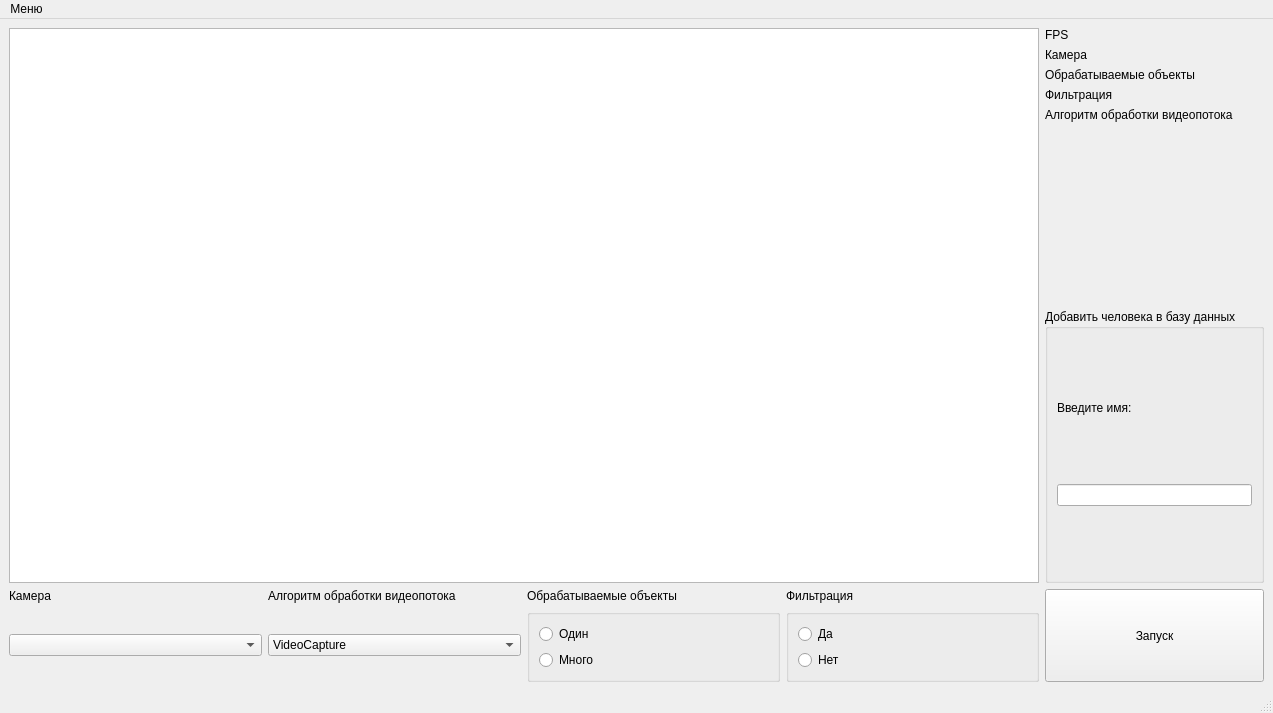
<?xml version="1.0" encoding="UTF-8"?>
<ui version="4.0">
 <class>MainWindow</class>
 <widget class="QMainWindow" name="MainWindow">
  <property name="geometry">
   <rect>
    <x>0</x>
    <y>0</y>
    <width>1273</width>
    <height>713</height>
   </rect>
  </property>
  <property name="windowTitle">
   <string>Face Detection/Recognize</string>
  </property>
  <widget class="QWidget" name="centralwidget">
   <layout class="QGridLayout" name="gridLayout">
    <item row="3" column="1">
     <layout class="QVBoxLayout" name="verticalLayout">
      <item>
       <widget class="QPushButton" name="ApplyButton">
        <property name="sizePolicy">
         <sizepolicy hsizetype="Preferred" vsizetype="Preferred">
          <horstretch>0</horstretch>
          <verstretch>0</verstretch>
         </sizepolicy>
        </property>
        <property name="text">
         <string>Запуск</string>
        </property>
       </widget>
      </item>
     </layout>
    </item>
    <item row="3" column="0">
     <layout class="QGridLayout" name="gridLayout_2">
      <item row="4" column="2">
       <widget class="QGroupBox" name="groupBox">
        <property name="title">
         <string/>
        </property>
        <layout class="QVBoxLayout" name="verticalLayout_2">
         <item>
          <widget class="QRadioButton" name="OneObjButton">
           <property name="text">
            <string>Один</string>
           </property>
          </widget>
         </item>
         <item>
          <widget class="QRadioButton" name="ManyObjButton">
           <property name="text">
            <string>Много</string>
           </property>
          </widget>
         </item>
        </layout>
       </widget>
      </item>
      <item row="2" column="2">
       <widget class="QLabel" name="label_2">
        <property name="text">
         <string>Обрабатываемые объекты</string>
        </property>
       </widget>
      </item>
      <item row="4" column="4">
       <widget class="QGroupBox" name="groupBox_2">
        <property name="title">
         <string/>
        </property>
        <layout class="QVBoxLayout" name="verticalLayout_3">
         <item>
          <widget class="QRadioButton" name="YesFilterButton">
           <property name="text">
            <string>Да</string>
           </property>
          </widget>
         </item>
         <item>
          <widget class="QRadioButton" name="NoFilterButton">
           <property name="text">
            <string>Нет</string>
           </property>
          </widget>
         </item>
        </layout>
       </widget>
      </item>
      <item row="2" column="1">
       <widget class="QLabel" name="label_4">
        <property name="text">
         <string>Алгоритм обработки видеопотока</string>
        </property>
       </widget>
      </item>
      <item row="4" column="1">
       <widget class="QComboBox" name="cBoxAlgorithm">
        <item>
         <property name="text">
          <string>VideoCapture</string>
         </property>
        </item>
        <item>
         <property name="text">
          <string>Facial Landmark Detection</string>
         </property>
        </item>
        <item>
         <property name="text">
          <string>Haar cascade: Face detection</string>
         </property>
        </item>
        <item>
         <property name="text">
          <string>Haar cascade: Face and eyes detection</string>
         </property>
        </item>
        <item>
         <property name="text">
          <string>Add face to database</string>
         </property>
        </item>
        <item>
         <property name="text">
          <string>Face Recognizer</string>
         </property>
        </item>
       </widget>
      </item>
      <item row="2" column="4">
       <widget class="QLabel" name="label_3">
        <property name="text">
         <string>Фильтрация</string>
        </property>
       </widget>
      </item>
      <item row="4" column="0">
       <widget class="QComboBox" name="cBoxCamera"/>
      </item>
      <item row="2" column="0">
       <widget class="QLabel" name="label">
        <property name="text">
         <string>Камера</string>
        </property>
       </widget>
      </item>
     </layout>
    </item>
    <item row="0" column="0">
     <widget class="QGraphicsView" name="graphicsView"/>
    </item>
    <item row="0" column="1">
     <layout class="QVBoxLayout" name="verticalLayout_4">
      <item>
       <layout class="QFormLayout" name="formLayout">
        <item row="0" column="0">
         <widget class="QLabel" name="fpsLabel">
          <property name="text">
           <string>FPS</string>
          </property>
         </widget>
        </item>
        <item row="0" column="1">
         <widget class="QLabel" name="fpsValue">
          <property name="text">
           <string/>
          </property>
         </widget>
        </item>
        <item row="1" column="0">
         <widget class="QLabel" name="cameraLabel">
          <property name="text">
           <string>Камера</string>
          </property>
         </widget>
        </item>
        <item row="1" column="1">
         <widget class="QLabel" name="cameraValue">
          <property name="text">
           <string/>
          </property>
         </widget>
        </item>
        <item row="2" column="0">
         <widget class="QLabel" name="objModeLabel">
          <property name="text">
           <string>Обрабатываемые объекты</string>
          </property>
         </widget>
        </item>
        <item row="2" column="1">
         <widget class="QLabel" name="objModeValue">
          <property name="text">
           <string/>
          </property>
         </widget>
        </item>
        <item row="3" column="0">
         <widget class="QLabel" name="filterLabel">
          <property name="text">
           <string>Фильтрация</string>
          </property>
         </widget>
        </item>
        <item row="3" column="1">
         <widget class="QLabel" name="filterValue">
          <property name="text">
           <string/>
          </property>
         </widget>
        </item>
        <item row="4" column="0">
         <widget class="QLabel" name="algorithmLabel">
          <property name="text">
           <string>Алгоритм обработки видеопотока</string>
          </property>
         </widget>
        </item>
        <item row="4" column="1">
         <widget class="QLabel" name="algorithmValue">
          <property name="text">
           <string/>
          </property>
         </widget>
        </item>
       </layout>
      </item>
      <item>
       <widget class="QGroupBox" name="groupBox_3">
        <property name="title">
         <string>Добавить человека в базу данных</string>
        </property>
        <layout class="QVBoxLayout" name="verticalLayout_5">
         <item>
          <widget class="QLabel" name="label_5">
           <property name="sizePolicy">
            <sizepolicy hsizetype="Minimum" vsizetype="Fixed">
             <horstretch>0</horstretch>
             <verstretch>0</verstretch>
            </sizepolicy>
           </property>
           <property name="text">
            <string>Введите имя:</string>
           </property>
          </widget>
         </item>
         <item>
          <widget class="QLineEdit" name="nameEdit">
           <property name="sizePolicy">
            <sizepolicy hsizetype="Minimum" vsizetype="Fixed">
             <horstretch>0</horstretch>
             <verstretch>0</verstretch>
            </sizepolicy>
           </property>
          </widget>
         </item>
        </layout>
       </widget>
      </item>
     </layout>
    </item>
   </layout>
  </widget>
  <widget class="QMenuBar" name="menubar">
   <property name="geometry">
    <rect>
     <x>0</x>
     <y>0</y>
     <width>1273</width>
     <height>22</height>
    </rect>
   </property>
   <widget class="QMenu" name="menu">
    <property name="title">
     <string>Меню</string>
    </property>
    <addaction name="actionExit"/>
   </widget>
   <addaction name="menu"/>
  </widget>
  <widget class="QStatusBar" name="statusbar"/>
  <action name="actionExit">
   <property name="text">
    <string>Выход</string>
   </property>
  </action>
 </widget>
 <resources/>
 <connections/>
</ui>
